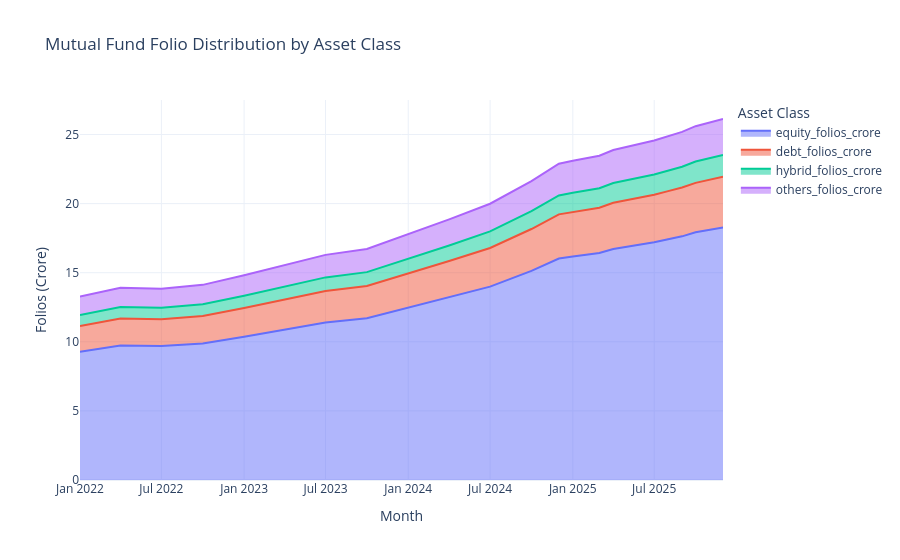

The notebook cell saved with this chart:
### Code cell
fig = px.area(
    df_06,
    x='month',
    y=[
        'equity_folios_crore',
        'debt_folios_crore',
        'hybrid_folios_crore',
        'others_folios_crore'
    ],
    title='Mutual Fund Folio Distribution by Asset Class',
    labels={
        'month': 'Month',
        'value': 'Folios (Crore)',
        'variable': 'Asset Class'
    }
)

fig.update_layout(template='plotly_white')

fig.show()

### Figure 1 — Plotly figure (JSON) as saved in the notebook; plotly's stock layout.template omitted (floating-point values rounded to 4 significant figures)
{"data": [{"fillpattern": {"shape": ""}, "hovertemplate": "Asset Class=equity_folios_crore<br>Month=%{x}<br>Folios (Crore)=%{y}<extra></extra>", "legendgroup": "equity_folios_crore", "line": {"color": "#636efa"}, "marker": {"symbol": "circle"}, "mode": "lines", "name": "equity_folios_crore", "orientation": "v", "showlegend": true, "stackgroup": "1", "type": "scatter", "x": ["2022-01-01T00:00:00.000000", "2022-04-01T00:00:00.000000", "2022-07-01T00:00:00.000000", "2022-10-01T00:00:00.000000", "2023-01-01T00:00:00.000000", "2023-04-01T00:00:00.000000", "2023-07-01T00:00:00.000000", "2023-10-01T00:00:00.000000", "2024-01-01T00:00:00.000000", "2024-04-01T00:00:00.000000", "2024-07-01T00:00:00.000000", "2024-10-01T00:00:00.000000", "2024-12-01T00:00:00.000000", "2025-01-01T00:00:00.000000", "2025-03-01T00:00:00.000000", "2025-04-01T00:00:00.000000", "2025-07-01T00:00:00.000000", "2025-08-01T00:00:00.000000", "2025-09-01T00:00:00.000000", "2025-10-01T00:00:00.000000", "2025-12-01T00:00:00.000000"], "xaxis": "x", "y": [9.28, 9.74, 9.69, 9.88, 10.37, 10.88, 11.4, 11.7, 12.45, 13.2, 13.99, 15.13, 16.02, 16.17, 16.42, 16.72, 17.2, 17.42, 17.63, 17.92, 18.28], "yaxis": "y"}, {"fillpattern": {"shape": ""}, "hovertemplate": "Asset Class=debt_folios_crore<br>Month=%{x}<br>Folios (Crore)=%{y}<extra></extra>", "legendgroup": "debt_folios_crore", "line": {"color": "#EF553B"}, "marker": {"symbol": "circle"}, "mode": "lines", "name": "debt_folios_crore", "orientation": "v", "showlegend": true, "stackgroup": "1", "type": "scatter", "x": ["2022-01-01T00:00:00.000000", "2022-04-01T00:00:00.000000", "2022-07-01T00:00:00.000000", "2022-10-01T00:00:00.000000", "2023-01-01T00:00:00.000000", "2023-04-01T00:00:00.000000", "2023-07-01T00:00:00.000000", "2023-10-01T00:00:00.000000", "2024-01-01T00:00:00.000000", "2024-04-01T00:00:00.000000", "2024-07-01T00:00:00.000000", "2024-10-01T00:00:00.000000", "2024-12-01T00:00:00.000000", "2025-01-01T00:00:00.000000", "2025-03-01T00:00:00.000000", "2025-04-01T00:00:00.000000", "2025-07-01T00:00:00.000000", "2025-08-01T00:00:00.000000", "2025-09-01T00:00:00.000000", "2025-10-01T00:00:00.000000", "2025-12-01T00:00:00.000000"], "xaxis": "x", "y": [1.86, 1.95, 1.94, 1.98, 2.07, 2.18, 2.28, 2.34, 2.49, 2.64, 2.8, 3.03, 3.2, 3.23, 3.28, 3.34, 3.44, 3.48, 3.53, 3.58, 3.66], "yaxis": "y"}, {"fillpattern": {"shape": ""}, "hovertemplate": "Asset Class=hybrid_folios_crore<br>Month=%{x}<br>Folios (Crore)=%{y}<extra></extra>", "legendgroup": "hybrid_folios_crore", "line": {"color": "#00cc96"}, "marker": {"symbol": "circle"}, "mode": "lines", "name": "hybrid_folios_crore", "orientation": "v", "showlegend": true, "stackgroup": "1", "type": "scatter", "x": ["2022-01-01T00:00:00.000000", "2022-04-01T00:00:00.000000", "2022-07-01T00:00:00.000000", "2022-10-01T00:00:00.000000", "2023-01-01T00:00:00.000000", "2023-04-01T00:00:00.000000", "2023-07-01T00:00:00.000000", "2023-10-01T00:00:00.000000", "2024-01-01T00:00:00.000000", "2024-04-01T00:00:00.000000", "2024-07-01T00:00:00.000000", "2024-10-01T00:00:00.000000", "2024-12-01T00:00:00.000000", "2025-01-01T00:00:00.000000", "2025-03-01T00:00:00.000000", "2025-04-01T00:00:00.000000", "2025-07-01T00:00:00.000000", "2025-08-01T00:00:00.000000", "2025-09-01T00:00:00.000000", "2025-10-01T00:00:00.000000", "2025-12-01T00:00:00.000000"], "xaxis": "x", "y": [0.8, 0.83, 0.83, 0.85, 0.89, 0.93, 0.98, 1.0, 1.07, 1.13, 1.2, 1.3, 1.37, 1.39, 1.41, 1.43, 1.47, 1.49, 1.51, 1.54, 1.57], "yaxis": "y"}, {"fillpattern": {"shape": ""}, "hovertemplate": "Asset Class=others_folios_crore<br>Month=%{x}<br>Folios (Crore)=%{y}<extra></extra>", "legendgroup": "others_folios_crore", "line": {"color": "#ab63fa"}, "marker": {"symbol": "circle"}, "mode": "lines", "name": "others_folios_crore", "orientation": "v", "showlegend": true, "stackgroup": "1", "type": "scatter", "x": ["2022-01-01T00:00:00.000000", "2022-04-01T00:00:00.000000", "2022-07-01T00:00:00.000000", "2022-10-01T00:00:00.000000", "2023-01-01T00:00:00.000000", "2023-04-01T00:00:00.000000", "2023-07-01T00:00:00.000000", "2023-10-01T00:00:00.000000", "2024-01-01T00:00:00.000000", "2024-04-01T00:00:00.000000", "2024-07-01T00:00:00.000000", "2024-10-01T00:00:00.000000", "2024-12-01T00:00:00.000000", "2025-01-01T00:00:00.000000", "2025-03-01T00:00:00.000000", "2025-04-01T00:00:00.000000", "2025-07-01T00:00:00.000000", "2025-08-01T00:00:00.000000", "2025-09-01T00:00:00.000000", "2025-10-01T00:00:00.000000", "2025-12-01T00:00:00.000000"], "xaxis": "x", "y": [1.33, 1.39, 1.38, 1.41, 1.48, 1.55, 1.63, 1.67, 1.78, 1.89, 2.0, 2.16, 2.29, 2.31, 2.35, 2.39, 2.46, 2.49, 2.52, 2.56, 2.61], "yaxis": "y"}], "layout": {"legend": {"title": {"text": "Asset Class"}, "tracegroupgap": 0}, "title": {"text": "Mutual Fund Folio Distribution by Asset Class"}, "xaxis": {"anchor": "y", "domain": [0, 1], "title": {"text": "Month"}}, "yaxis": {"anchor": "x", "domain": [0, 1], "title": {"text": "Folios (Crore)"}}}}
